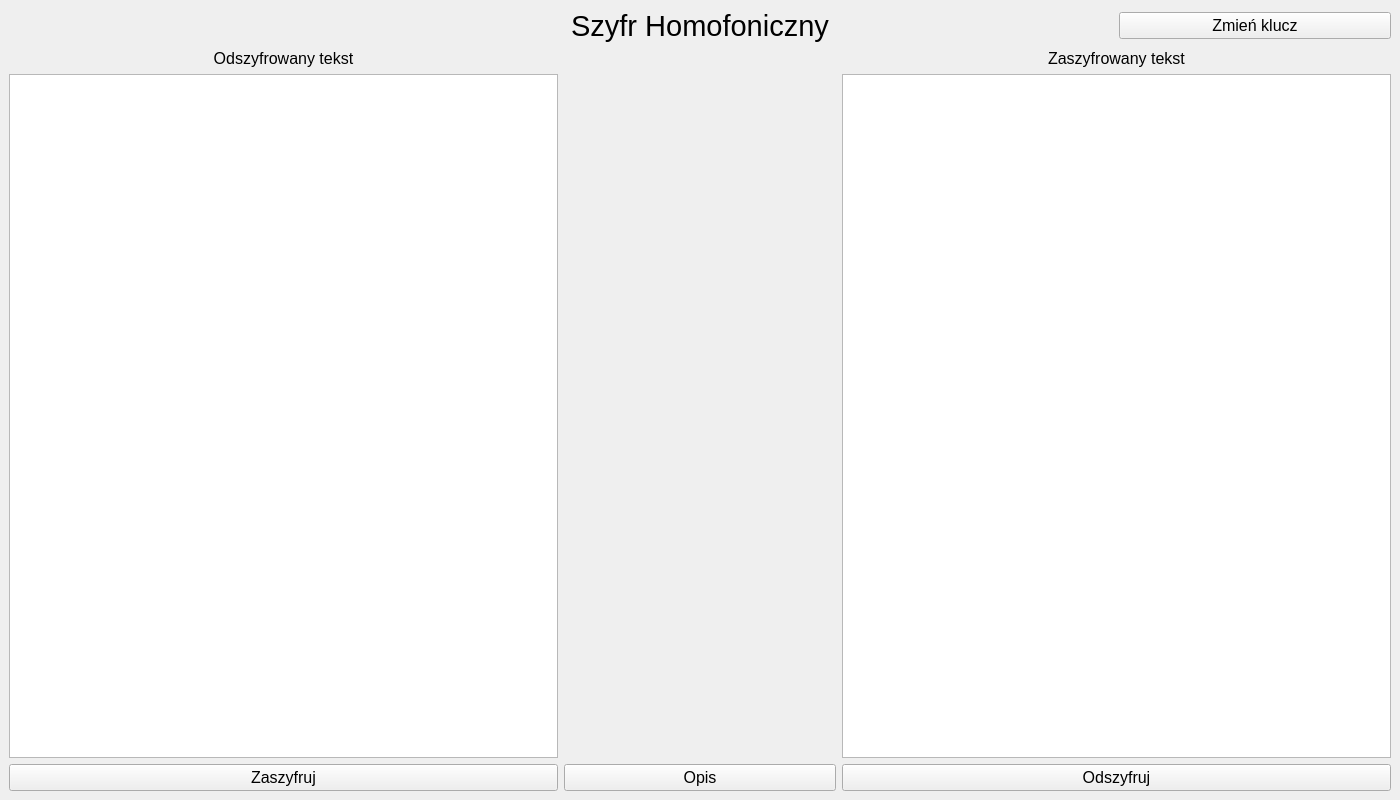
<?xml version="1.0" encoding="UTF-8"?>
<ui version="4.0">
 <class>MainWindow</class>
 <widget class="QMainWindow" name="MainWindow">
  <property name="geometry">
   <rect>
    <x>0</x>
    <y>0</y>
    <width>1400</width>
    <height>800</height>
   </rect>
  </property>
  <property name="minimumSize">
   <size>
    <width>800</width>
    <height>600</height>
   </size>
  </property>
  <property name="windowTitle">
   <string>MainWindow</string>
  </property>
  <widget class="QWidget" name="centralwidget">
   <layout class="QGridLayout" name="gridLayout_2">
    <item row="3" column="3" colspan="2">
     <widget class="QPushButton" name="decodePushButton">
      <property name="font">
       <font>
        <pointsize>12</pointsize>
       </font>
      </property>
      <property name="text">
       <string>Odszyfruj</string>
      </property>
     </widget>
    </item>
    <item row="3" column="2">
     <widget class="QPushButton" name="descriptionPushButton">
      <property name="font">
       <font>
        <pointsize>12</pointsize>
       </font>
      </property>
      <property name="text">
       <string>Opis</string>
      </property>
     </widget>
    </item>
    <item row="2" column="3" colspan="2">
     <widget class="QTextEdit" name="codedTextEdit"/>
    </item>
    <item row="3" column="0" colspan="2">
     <widget class="QPushButton" name="codePushButton">
      <property name="font">
       <font>
        <pointsize>12</pointsize>
       </font>
      </property>
      <property name="text">
       <string>Zaszyfruj</string>
      </property>
     </widget>
    </item>
    <item row="1" column="0" colspan="2">
     <widget class="QLabel" name="standardLabel">
      <property name="font">
       <font>
        <pointsize>12</pointsize>
       </font>
      </property>
      <property name="text">
       <string>Odszyfrowany tekst</string>
      </property>
      <property name="alignment">
       <set>Qt::AlignCenter</set>
      </property>
     </widget>
    </item>
    <item row="2" column="0" colspan="2">
     <widget class="QTextEdit" name="standardTextEdit">
      <property name="readOnly">
       <bool>false</bool>
      </property>
     </widget>
    </item>
    <item row="1" column="3" colspan="2">
     <widget class="QLabel" name="codedLabel">
      <property name="font">
       <font>
        <pointsize>12</pointsize>
       </font>
      </property>
      <property name="text">
       <string>Zaszyfrowany tekst</string>
      </property>
      <property name="alignment">
       <set>Qt::AlignCenter</set>
      </property>
     </widget>
    </item>
    <item row="0" column="1" colspan="3">
     <widget class="QLabel" name="labelName">
      <property name="font">
       <font>
        <pointsize>22</pointsize>
       </font>
      </property>
      <property name="text">
       <string>Szyfr Homofoniczny</string>
      </property>
      <property name="alignment">
       <set>Qt::AlignCenter</set>
      </property>
     </widget>
    </item>
    <item row="0" column="4">
     <widget class="QPushButton" name="pushButton">
      <property name="font">
       <font>
        <pointsize>12</pointsize>
       </font>
      </property>
      <property name="text">
       <string>Zmień klucz</string>
      </property>
     </widget>
    </item>
   </layout>
  </widget>
 </widget>
 <resources/>
 <connections/>
</ui>
